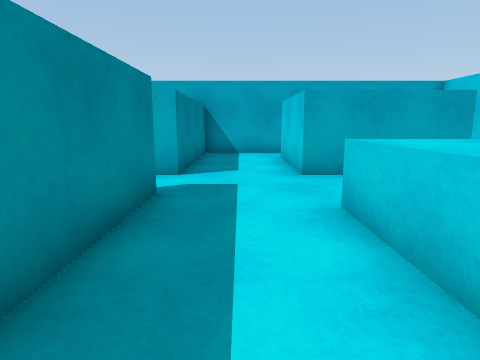
view 1 (above)

20 first-person views from a walk through a scene from a Unity 3-D project. The camera is 1.2 m above the floor, tilts 10° down and sees 75° across. Doors are open. The floor is counted in squares, 1 m on a side. Each view is taken from the middle of a square. On the plan, view 1 faces up. The plan holds only what a view shows up to about 13 squares ahead; the rest is blank. The player character is not drawn.

view 2
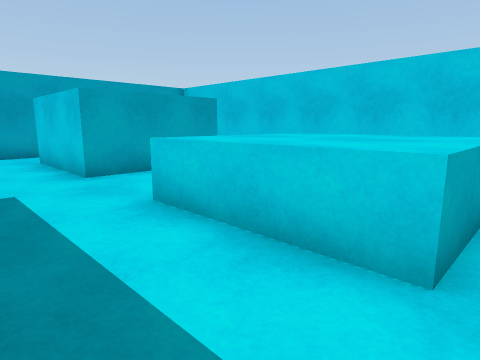

view 3
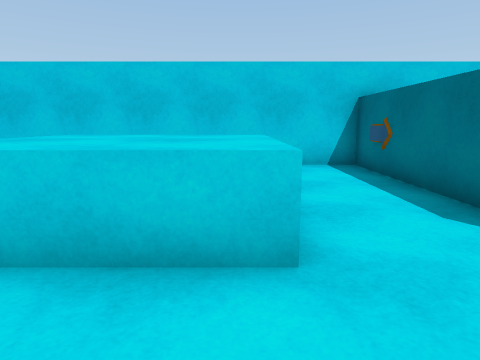

view 4
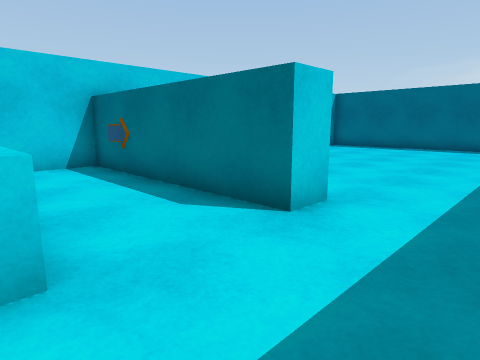

view 5
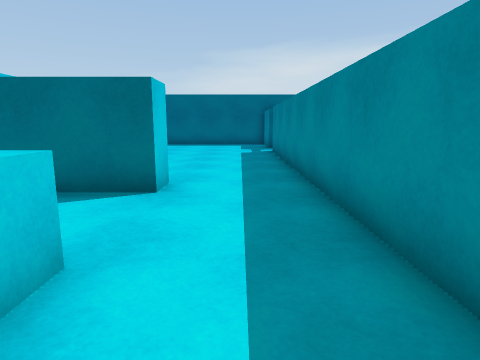

view 6
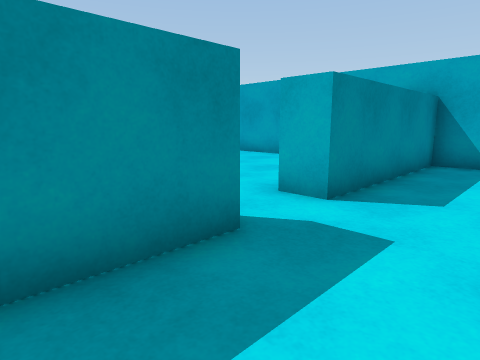

view 7
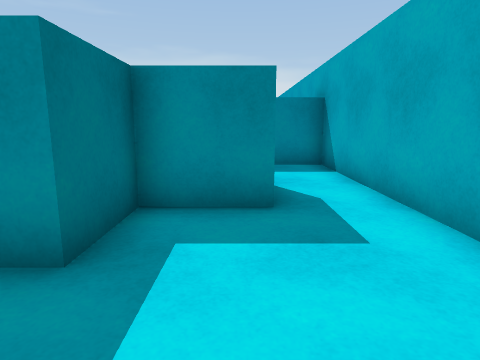

view 8
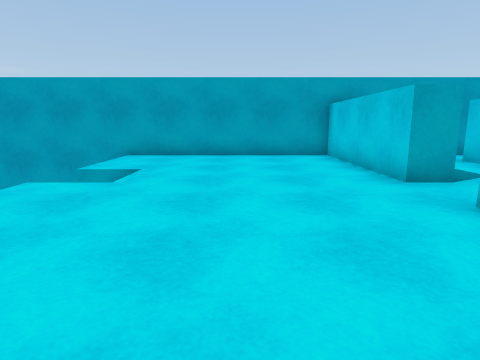

view 9
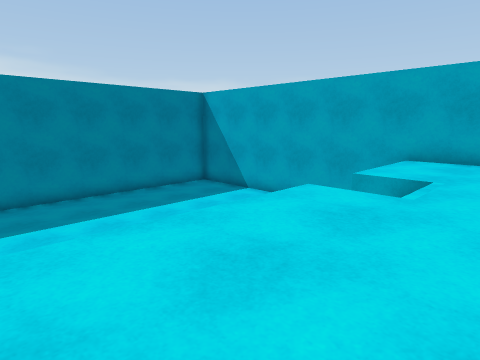

view 10
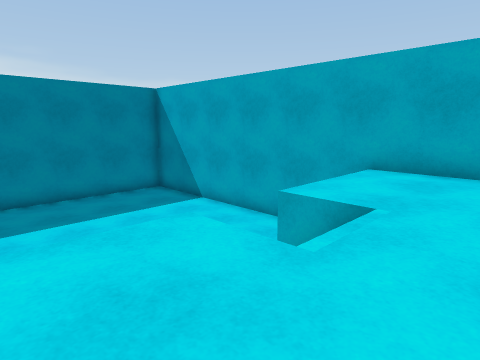

view 11
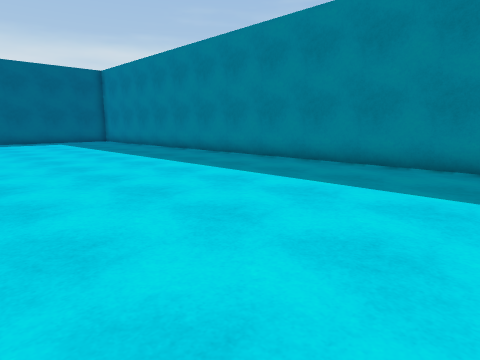

view 12
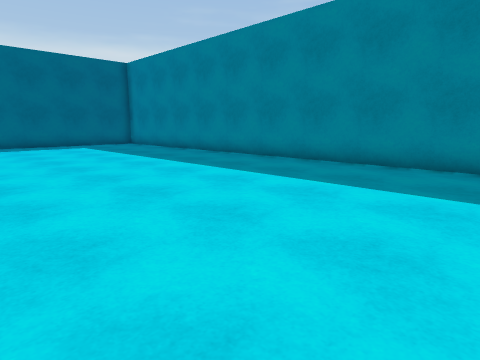

view 13
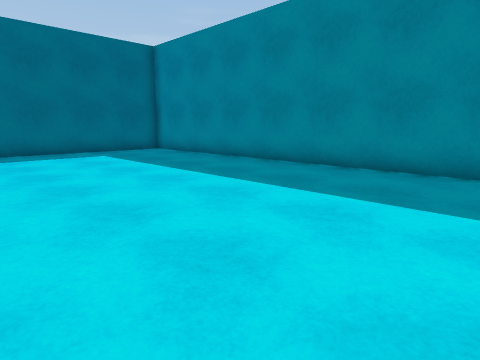

view 14
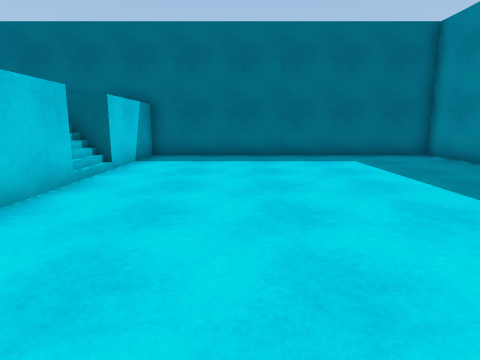

view 15
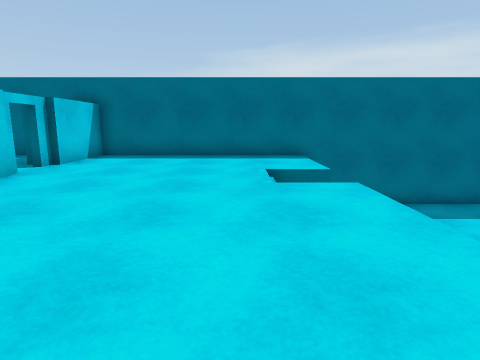

view 16
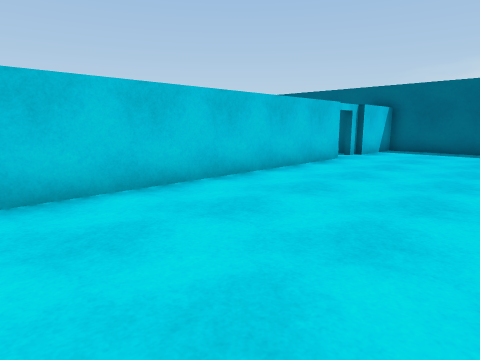

view 17
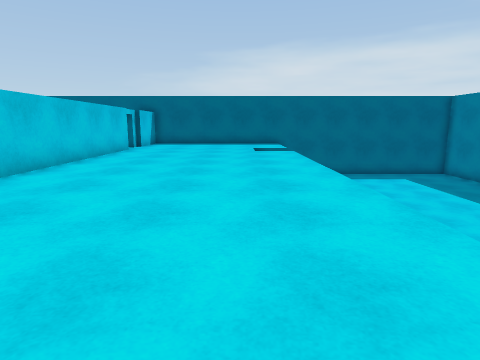

view 18
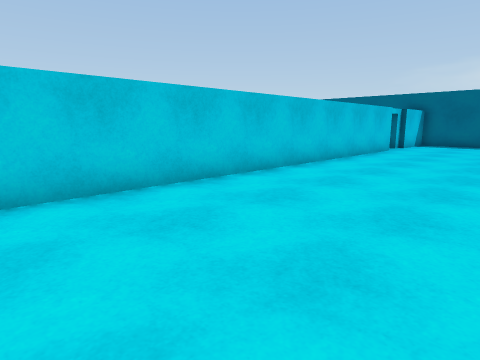

view 19
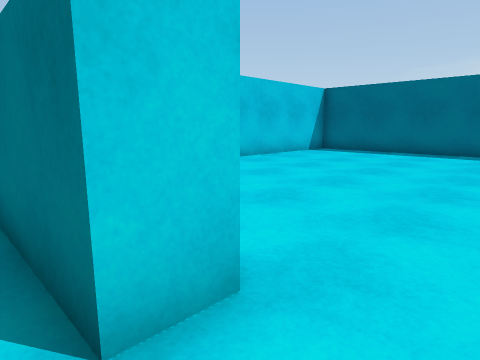

view 20
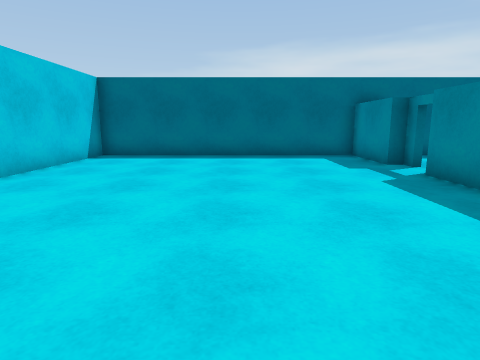

### Floor plan
Key: @ floor where view 1 was taken; # wall or solid block; . main floor; - floor 2 m lower than the main floor; / step, stairs or slope; D open door; ^ raised ledge.
Columns run from 22 left of view 1 to 9 right of it. Each row starts with its distance up from view 1.
 14      #######################
 13      -----  ........#........
 12     ------  ........#......... #
 11    ----     ........#...##.....#
 10   -----     ........#...##.... #
  9 #------      /......#...####.  #
  8 #------      /......#...####   #
  7 #-------- - ........D.....     #
  6 #---------  ........D....      #
  5 #---------- ........#....      #
  4 #---------- ........#...^^^^   #
  3 #---------- ........#...^^^^   #
  2 #---------  ........#...^^^^   #
  1 #---------- ........#...^^^^   #
  0 #---------- ........#.@......  #
 -1 #---------- ........#..........#
 -2 #---------  ........#..........#
 -3 #---------  ........#...########
 -4 #---------  ........#.....
 -5 #---------  ........#......
 -6 #---------- ........#.......
 -7 #-----------........#........
 -8 #-----------........#........
 -9 #-----------........#.........
-10 #-----------........#..........
-11 #-----------//......#..........#
-12 #-----------//......D..........#
-13 #-----------........D..........#
-14 #-----------........#..........#
-15 #-----------........#..........#
-16 #-----------........#..........#
-17 ################################

Positions as (right, up) in squares from view 1, and headings:
1: (0, 0), facing up
2: (-1, 0), facing up-right
3: (-1, 1), facing right
4: (-1, 1), facing down-right
5: (0, 3), facing down
6: (1, 3), facing up-left
7: (8, 11), facing left
8: (-6, 1), facing up
9: (-7, 2), facing up-left
10: (-7, 5), facing up-left
11: (-12, 7), facing down-left
12: (-12, 3), facing down-left
13: (-13, -2), facing down-left
14: (-14, -4), facing down
15: (-8, -4), facing down
16: (-8, -1), facing down-right
17: (-8, 4), facing down
18: (-8, 4), facing down-right
19: (0, -2), facing down-right
20: (3, -4), facing down
